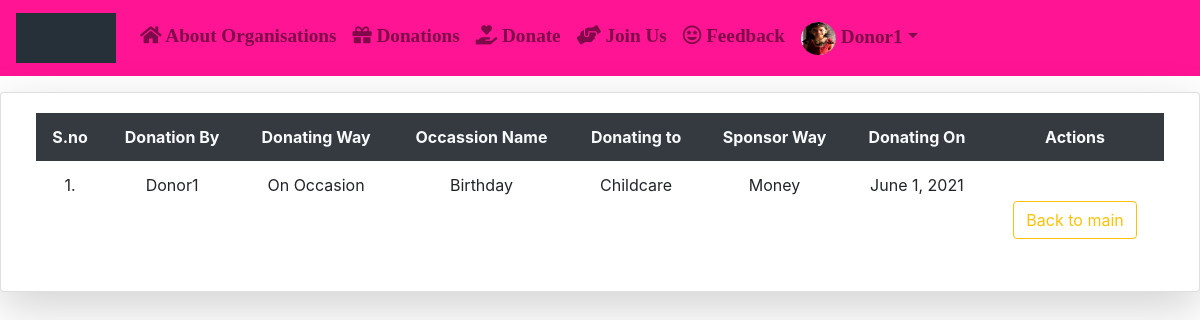
Page /orgtab2/ (signed in) on the committed database.
### App/models.py (models this page shows)
class User(AbstractUser):
	img= models.ImageField(upload_to='Profiles/',default="profile.png")
	dob=models.DateField(null=True,blank=True)
	g=[('Male','Male'),('Female','Female')]
	gender=models.CharField(max_length=10,choices=g,null=True,blank=True)
	ph_no=models.CharField(max_length=10)
	pan_no=models.CharField(max_length=10,null=True,blank=True)
	address=models.CharField(max_length=100)
	postal_code=models.CharField(max_length=7)
	city=models.CharField(max_length=20)
	state=models.CharField(max_length=20,default='Andhra Pradesh')
	country=models.CharField(max_length=20,default='India')
	idgen = models.TextField(blank=True)
	p=[(1,'Donor'),(2,'Organisation'),(3,'Guest')]
	role=models.IntegerField(choices=p,default=3)

class OccDonate(models.Model):
	s=[('Select',"Select"),('Food',"Food"),('Clothes',"Clothes"),('Money',"Money")]
	username=models.CharField(max_length=50)
	email=models.EmailField(max_length=50)
	donating_way=models.CharField(max_length=50,default='On Occasion')
	occ_name=models.CharField(max_length=100)
	donating_to=models.CharField(max_length=50)
	sponsor_way=models.CharField(max_length=50,choices=s,default='Select')
	donating_on=models.DateField()
	uid=models.ForeignKey(User,on_delete=models.CASCADE)

### App/views.py (the view)
# urls.py: path('orgtab2/',views.orgtable2,name="otab2"),
def orgtable2(request):
	oo=OccDonate.objects.filter(uid_id=request.user.id)
	h =OccDonate.objects.all()
	k={}
	for m in h:
		k[m.id]=m.id,m.username,m.donating_way,m.occ_name,m.donating_to,m.sponsor_way,m.donating_on
	i=k.values()
	return render(request,'html/orgtab2.html',{'i':i})

### App/templates/html/orgtab2.html (shortened to what this page needs)
{% extends 'html/base.html' %}
{% block content %}
<div class="container-fluid mt-2">
	<div class="row">
		<div class="card col-md mt-2 shadow-lg">
			<div class="card-body">
				<table class="table table-borderless table-center">
					<tr class="bg-dark text-light text-center">
						<th>S.no</th>
						<th>Donation By</th>
						<th>Donating Way</th>
						<th>Occassion Name</th>
						<th>Donating to</th>
						<th>Sponsor Way</th>
						<th>Donating On</th>
						<th>Actions</th>
					</tr>
            		{% for j in i %}
            		<tr>
            			<td class="text-center">{{forloop.counter}}.</td>
            			<td class="text-center">{{j.1}}</td>
            			<td class="text-center">{{j.2}}</td>
            			<td class="text-center">{{j.3}}</td>
            			<td class="text-center">{{j.4}}</td>
            			<td class="text-center">{{j.5}}</td>
            			<td class="text-center">{{j.6}}</td>
            			<td colspan="3" class="text-center">
		    				<br><a href="{% url 'vi' %}" class="btn btn-outline-warning mx-1 my-1">Back to main</a>
            			</td>
            		</tr>
            		{% endfor %}
            	</table>
			</div>
		</div>
	</div>
</div>
{% endblock %}

### App/templates/html/navbar.html (shortened to what this page needs)
{% load static %}
<link rel="stylesheet" href="https://use.fontawesome.com/releases/v5.7.0/css/all.css">
<link rel="stylesheet" href="https://cdnjs.cloudflare.com/ajax/libs/font-awesome/4.7.0/css/font-awesome.min.css">
<nav class="navbar navbar-expand-md navbar-light" style="background-color:#FF1493;">
  <a class="navbar-brand" href="{% url 'hm' %}"> <img src="{% static 'images/gif.gif' %}" alt="logo" style="width:100px;height:50px">
</a>
  <div style="font-family:Garamond;font-weight:bold;font-size: 120%;">
  <div class="collapse navbar-collapse" id="collapsibleNavbar">
    <ul class="navbar-nav">
      {% if not user.is_authenticated %}
      <li class="nav-item">
        <a class="nav-link" href="{% url 'hm' %}"><i class="fas fa-home"></i> Home</a>
      </li>
      <li class="nav-item">
        <a class="nav-link" href="{% url 'rg' %}"><i class='fas fa-user-plus'></i> Register Here</a>
      </li>
      <li class="nav-item">
        <a class="nav-link disabled" href="{% url 'lg' %}"><i class="fas fa-address-card"></i> Login</a>
      </li>
      {% elif user.role == 1 %}
      <li class="nav-item">
        <a class="nav-link" href="{% url 'aus' %}"><i class='fas fa-home'></i> About Organisations</a>
      </li>
      <li class="nav-item">
        <a class="nav-link" href="{% url 'mn' %}"><i class='fas fa-gift'></i> Donations</a>
      </li>
      <li class="nav-item">
        <a class="nav-link" href="{% url 'don' %}"><i class="fas fa-hand-holding-heart"></i> Donate</a>
      </li>
      <li class="nav-item">
        <a class="nav-link" href="{% url 'join' %}"><i class="fas fa-hands-helping"></i> Join Us</a>
      </li>
      <li class="nav-item">
      <a class="nav-link" href="{% url 'fb' %}"><i class='far fa-grin-stars'></i> Feedback</a>
      </li>
      <li class="dropdown">
       <a type="button" class="nav-link dropdown-toggle" data-toggle="dropdown"><img src="{{request.user.img.url}}" height="33px" width="35px" class="rounded-circle" />   {{user.username}}</a>
</li>
      {% endif %}
  </ul>
  </div>
  </div>
</nav>

### rows in the picture
User: user.img (picture), username "Donor1"
OccDonate: username "Donor1", donating_way "On Occasion", occ_name "Birthday", donating_to "Childcare", sponsor_way "Money", donating_on "June 1, 2021"
